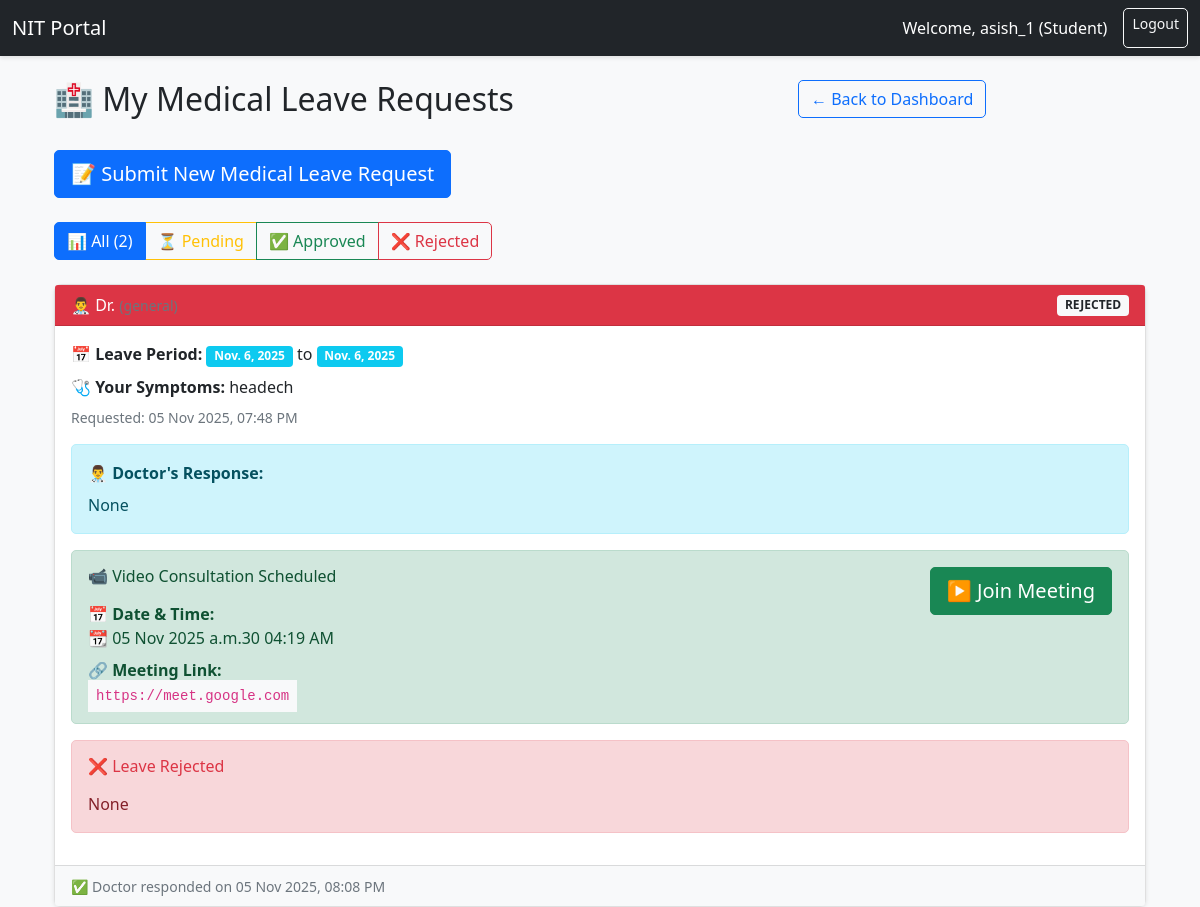
The page /student/medical-leaves/ (signed in, upper part) on the database as committed earlier.
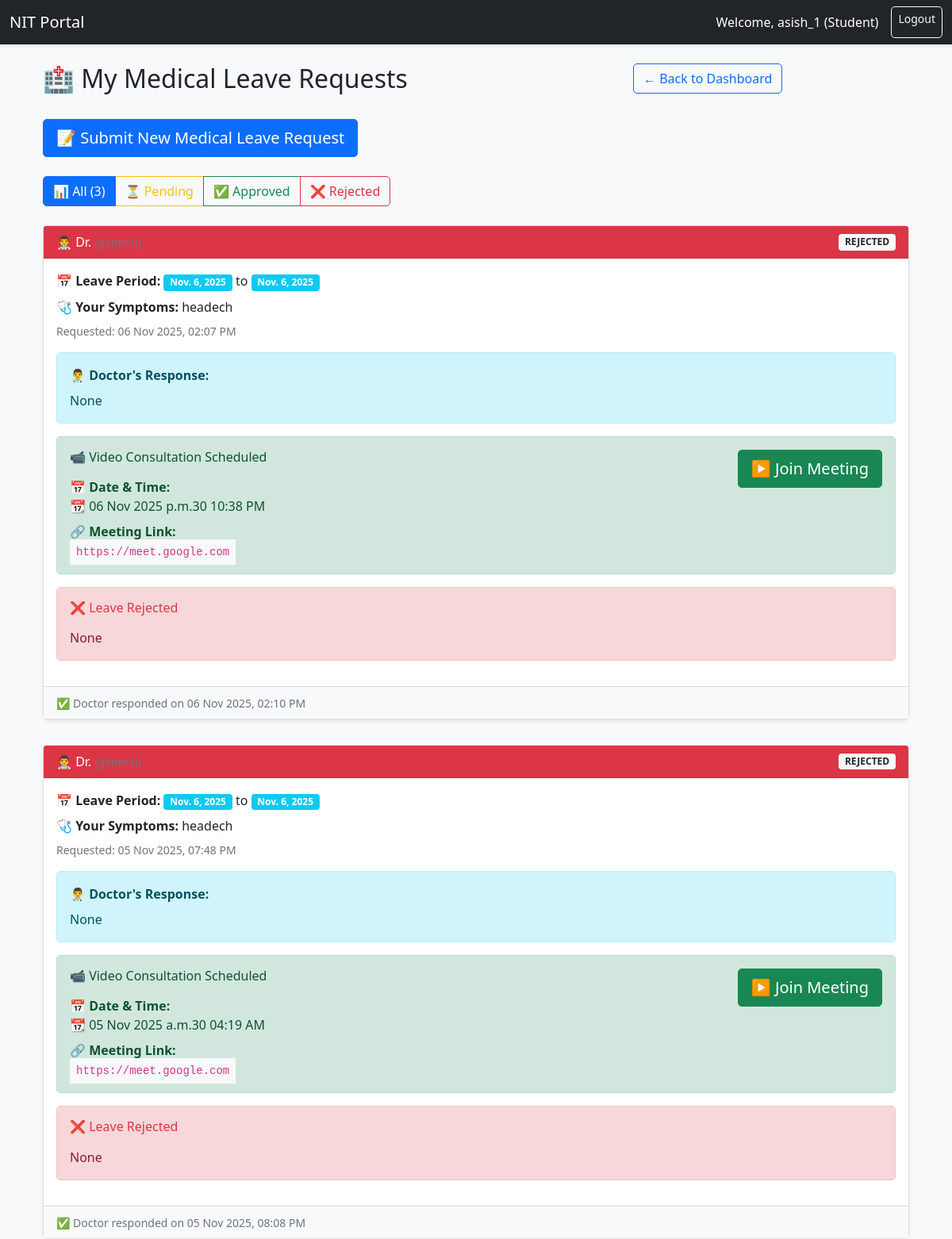
The same page on the database as committed later.
### portal/models.py (models this page shows, shortened)
class MedicalLeaveRequest(models.Model):
    STATUS_CHOICES = [
        ('pending', 'Pending'),
        ('approved', 'Approved'),
        ('rejected', 'Rejected'),
    ]
    student = models.ForeignKey(Student, on_delete=models.CASCADE, related_name='medical_leaves')
    doctor = models.ForeignKey(Doctor, on_delete=models.CASCADE, related_name='leave_requests')
    symptoms = models.TextField(help_text="Describe your symptoms")
    requested_at = models.DateTimeField(auto_now_add=True)
    leave_from = models.DateField()
    leave_to = models.DateField()
    status = models.CharField(max_length=20, choices=STATUS_CHOICES, default='pending')
    doctor_response = models.TextField(blank=True, null=True)
    meeting_link = models.URLField(blank=True, null=True, help_text="Google Meet/Zoom link")
    meeting_scheduled_time = models.DateTimeField(blank=True, null=True)
    responded_at = models.DateTimeField(blank=True, null=True)
    medical_certificate = models.FileField(upload_to='medical_certificates/', blank=True, null=True)
    class Meta:
        ordering = ['-requested_at']

### portal/views.py (the view)
# urls.py: path('student/medical-leaves/', views.student_medical_leaves, name='student_medical_leaves'),
@login_required
def student_medical_leaves(request):
    student = request.user.student_profile
    status = request.GET.get('status', 'all')
    if status == 'all':
        medical_leaves = student.medical_leaves.all().order_by('-requested_at')
    else:
        medical_leaves = student.medical_leaves.filter(status=status).order_by('-requested_at')
    context = {
        'medical_leaves': medical_leaves,
        'status': status,
    }
    return render(request, 'portal/student_medical_leaves.html', context)

### portal/templates/portal/student_medical_leaves.html (shortened to what the changed rows need)
{% extends 'portal/base.html' %}
{% block content %}
<div class="container mt-4">
    <div class="row mb-4">
        <div class="col-md-8">
            <h2>🏥 My Medical Leave Requests</h2>
        </div>
    </div>
    <div class="row mb-4">
        <div class="col-md-12">
            <div class="btn-group" role="group">
                <a href="?status=all" class="btn btn-outline-primary {% if status == 'all' %}active{% endif %}">
                    📊 All ({{ medical_leaves|length }})
                </a>
                <a href="?status=pending" class="btn btn-outline-warning {% if status == 'pending' %}active{% endif %}">
                    ⏳ Pending
                </a>
                <a href="?status=approved" class="btn btn-outline-success {% if status == 'approved' %}active{% endif %}">
                    ✅ Approved
                </a>
                <a href="?status=rejected" class="btn btn-outline-danger {% if status == 'rejected' %}active{% endif %}">
                    ❌ Rejected
                </a>
            </div>
        </div>
    </div>
    <div class="row">
        {% for leave in medical_leaves %}
            <div class="col-md-12 mb-3">
                <div class="card">
                    <div class="card-header {% if leave.status == 'pending' %}bg-warning text-dark{% elif leave.status == 'approved' %}bg-success text-white{% else %}bg-danger text-white{% endif %}">
                        <div class="d-flex justify-content-between align-items-center">
                            <span>
                                👨‍⚕️ Dr. {{ leave.doctor.user.get_full_name }}
                                <small class="text-muted">({{ leave.doctor.specialization }})</small>
                            </span>
                            <span class="badge bg-light text-dark">{{ leave.status|upper }}</span>
                        </div>
                    </div>
                    <div class="card-body">
                        <p class="mb-2">
                            <strong>📅 Leave Period:</strong>
                            <span class="badge bg-info">{{ leave.leave_from }}</span>
                            to
                            <span class="badge bg-info">{{ leave.leave_to }}</span>
                        </p>
                        <p class="mb-2">
                            <strong>🩺 Your Symptoms:</strong>
                            {{ leave.symptoms }}
                        </p>
                        <p class="text-muted small mb-3">
                            Requested: {{ leave.requested_at|date:"d M Y, h:i A" }}
                        </p>
                        {% if leave.doctor_response %}
                            <div class="alert alert-info">
                                <strong>👨‍⚕️ Doctor's Response:</strong>
                                <p class="mb-0 mt-2">{{ leave.doctor_response }}</p>
                            </div>
                        {% endif %}
                        {% if leave.meeting_link %}
                            <div class="alert alert-success mt-3">
                                <div class="row">
                                    <div class="col-md-8">
                                        <h6 class="mb-3">📹 Video Consultation Scheduled</h6>
                                        <p class="mb-2">
                                            <strong>📅 Date & Time:</strong>
                                            <br>
                                            {{ leave.meeting_scheduled_time|date:"📆 d M Y at h:i A" }}
                                        </p>
                                        <p class="mb-0">
                                            <strong>🔗 Meeting Link:</strong>
                                            <br>
                                            <code class="bg-light p-2">{{ leave.meeting_link }}</code>
                                        </p>
                                    </div>
                                    <div class="col-md-4 text-end">
                                        <a href="{{ leave.meeting_link }}" target="_blank" class="btn btn-success btn-lg">
                                            ▶️ Join Meeting
                                        </a>
                                    </div>
                                </div>
                            </div>
                        {% endif %}
                        {% if leave.status == 'rejected' %}
                            <div class="alert alert-danger mt-3">
                                <h6 class="text-danger mb-3">❌ Leave Rejected</h6>
                                <p class="mb-0">{{ leave.doctor_response }}</p>
                            </div>
                        {% endif %}
                    </div>
                    <div class="card-footer bg-light">
                        <small class="text-muted">
                            {% if leave.responded_at %}
                                ✅ Doctor responded on {{ leave.responded_at|date:"d M Y, h:i A" }}
                            {% else %}
                                ⏳ Awaiting doctor's response
                            {% endif %}
                        </small>
                    </div>
                </div>
            </div>
        {% endfor %}
    </div>
</div>
{% endblock %}

Rows that differ between the two databases and show on the page:
added MedicalLeaveRequest: status "REJECTED", leave_from "Nov. 6, 2025", leave_to "Nov. 6, 2025", symptoms "headech", requested_at "06 Nov 2025, 02:07 PM", doctor_response "None", meeting_scheduled_time "📆 06 Nov 2025 p.m.30 10:38 PM", meeting_link "https://meet.google.com", responded_at "06 Nov 2025, 02:10 PM"
Other text that changed with them:
{{ medical_leaves|length }}: "2" → "3"
